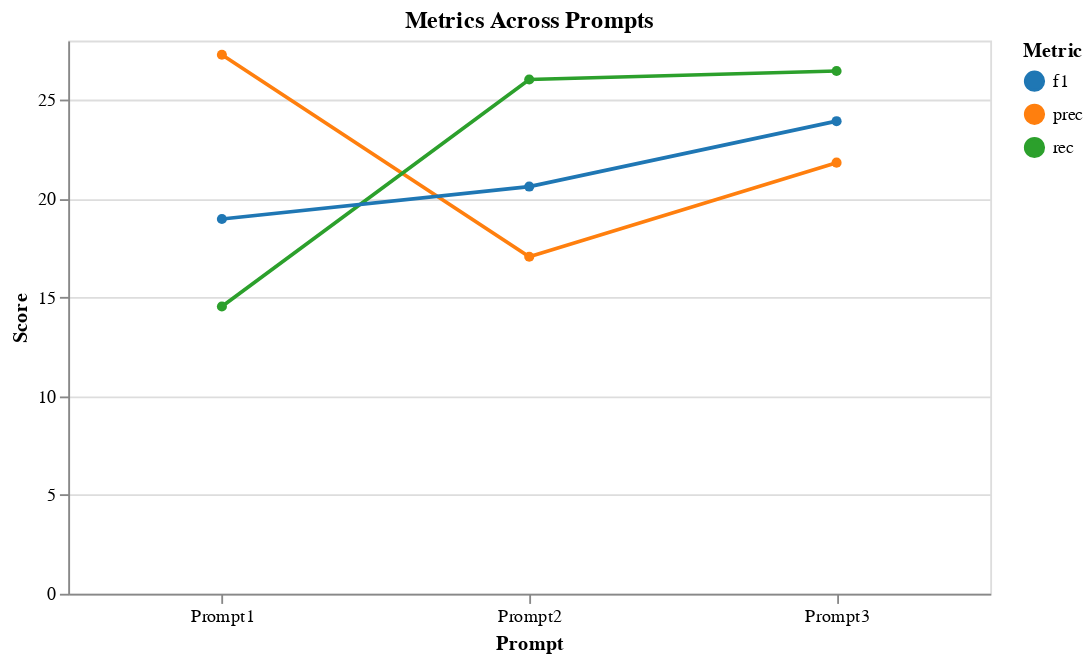

Notebook cell for this chart:
### Markdown cell above
### Performance Analysis

### Code cell
import pandas as pd
import altair as alt

#  metrics as data considering soft metrics
df = pd.DataFrame({
    "Prompt": ["Prompt1", "Prompt2", "Prompt3"],
    "prec": [27.28, 17.06, 21.82],
    "rec":  [14.54, 26.03, 26.46],
    "f1":   [18.97, 20.61, 23.92],
})

df_melt = df.melt(id_vars="Prompt", var_name="Metric", value_name="Value")

chart = (
    alt.Chart(df_melt)
    .mark_line(point=True)
    .encode(
        x=alt.X("Prompt:N", title="Prompt",
                axis=alt.Axis(labelAngle=0)),
        y=alt.Y("Value:Q", title="Score"),
        color=alt.Color(
            "Metric:N",
            scale=alt.Scale(
                range=["#1f77b4", "#ff7f0e", "#2ca02c"]  
            ),
            title="Metric"
        ),
        tooltip=["Prompt", "Metric", "Value"]
    )
    .properties(
        width=500,
        height=300,
        title="Metrics Across Prompts"
    )
)

chart

### Figure 1 — Vega-Lite specification as saved in the notebook (floating-point values rounded to 4 significant figures)
{"config": {"view": {"continuousWidth": 300, "continuousHeight": 300}}, "data": {"name": "data-e6e8b07d87ad9ea2e88f5be27140a64e"}, "mark": {"type": "line", "point": true}, "encoding": {"color": {"field": "Metric", "scale": {"range": ["#1f77b4", "#ff7f0e", "#2ca02c"]}, "title": "Metric", "type": "nominal"}, "tooltip": [{"field": "Prompt", "type": "nominal"}, {"field": "Metric", "type": "nominal"}, {"field": "Value", "type": "quantitative"}], "x": {"axis": {"labelAngle": 0}, "field": "Prompt", "title": "Prompt", "type": "nominal"}, "y": {"field": "Value", "title": "Score", "type": "quantitative"}}, "height": 300, "title": "Metrics Across Prompts", "width": 500, "$schema": "https://vega.github.io/schema/vega-lite/v6.1.0.json", "datasets": {"data-e6e8b07d87ad9ea2e88f5be27140a64e": [{"Prompt": "Prompt1", "Metric": "prec", "Value": 27.28}, {"Prompt": "Prompt2", "Metric": "prec", "Value": 17.06}, {"Prompt": "Prompt3", "Metric": "prec", "Value": 21.82}, {"Prompt": "Prompt1", "Metric": "rec", "Value": 14.54}, {"Prompt": "Prompt2", "Metric": "rec", "Value": 26.03}, {"Prompt": "Prompt3", "Metric": "rec", "Value": 26.46}, {"Prompt": "Prompt1", "Metric": "f1", "Value": 18.97}, {"Prompt": "Prompt2", "Metric": "f1", "Value": 20.61}, {"Prompt": "Prompt3", "Metric": "f1", "Value": 23.92}]}}
